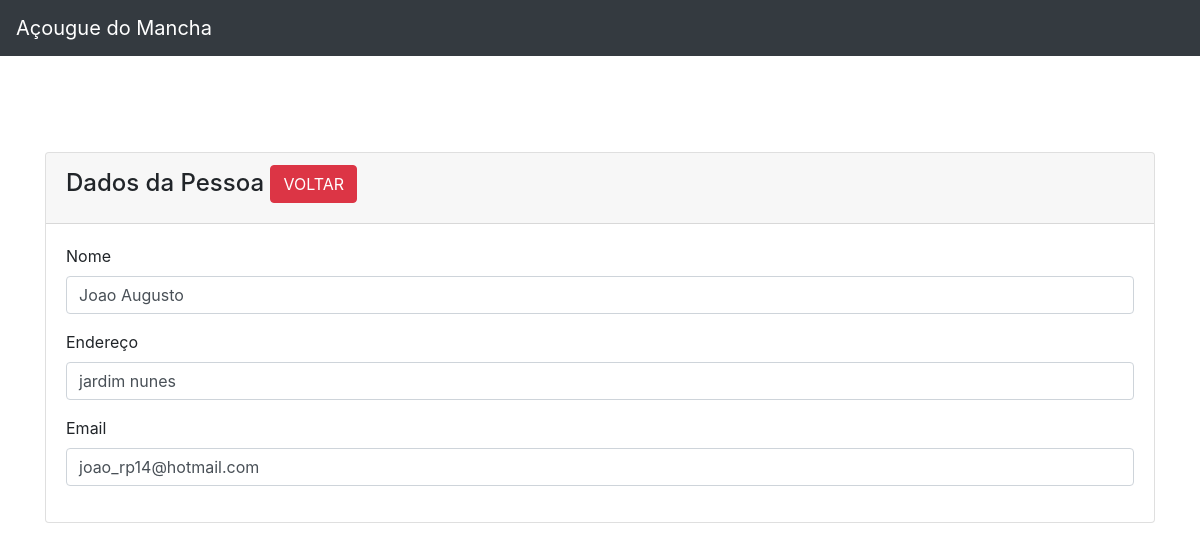
/person_view.php?id=1, run on the app's committed database.
### tables this page shows
CREATE TABLE `tbpessoas` (
  `id` int(11) NOT NULL,
  `nome` varchar(100) NOT NULL,
  `email` varchar(100) NOT NULL,
  `endereco` varchar(300) NOT NULL,
  `cpf` varchar(14) NOT NULL
);

### person_view.php (the view, shortened to what this page needs)
<?php
require_once("topo.php");
require 'connection.php';
?>
<!doctype html>
<html lang="pt-BR">
  <head>
    <link rel="stylesheet" href="https://cdn.jsdelivr.net/npm/bootstrap@4.1.3/dist/css/bootstrap.min.css">
</head>
<body>
    <div class="container mt-5">
        <div class="row">
            <div class="col-md-12">
                <div class="card">
                    <div class="card-header">
                        <h4>Dados da Pessoa
                            <a href="person.php" class="btn btn-danger float-end">VOLTAR</a>
                        </h4>
                    </div>
                    <div class="card-body">
                        <?php
                        if(isset($_GET['id']))
                        {
                            $tbpessoas_id = mysqli_real_escape_string($con, $_GET['id']);
                            $query = "SELECT * FROM tbpessoas WHERE id='$tbpessoas_id' ";
                            $query_run = mysqli_query($con, $query);
                            if(mysqli_num_rows($query_run) > 0)
                            {
                                $tbpessoas = mysqli_fetch_array($query_run);
                                ?>
                                    <div class="mb-3">
                                        <label>Nome</label>
                                        <p class="form-control">
                                            <?=$tbpessoas['nome'];?>
                                        </p>
                                    </div>
                                    <div class="mb-3">
                                        <label>Endereço</label>
                                        <p class="form-control">
                                            <?=$tbpessoas['endereco'];?>
                                        </p>
                                    </div>
                                    <div class="mb-3">
                                        <label>Email</label>
                                        <p class="form-control">
                                            <?=$tbpessoas['email'];?>
                                        </p>
                                    </div>
                                <?php
                            }
                            else
                            {
                                echo "<h4>Nenhum ID encontrado</h4>";
                            }
                        }
                        ?>
                    </div>
                </div>
            </div>
        </div>
    </div>
</body>
</html>

### data on the page
tbpessoas: nome "Joao Augusto", endereco "jardim nunes", email "joao_rp14@hotmail.com"
